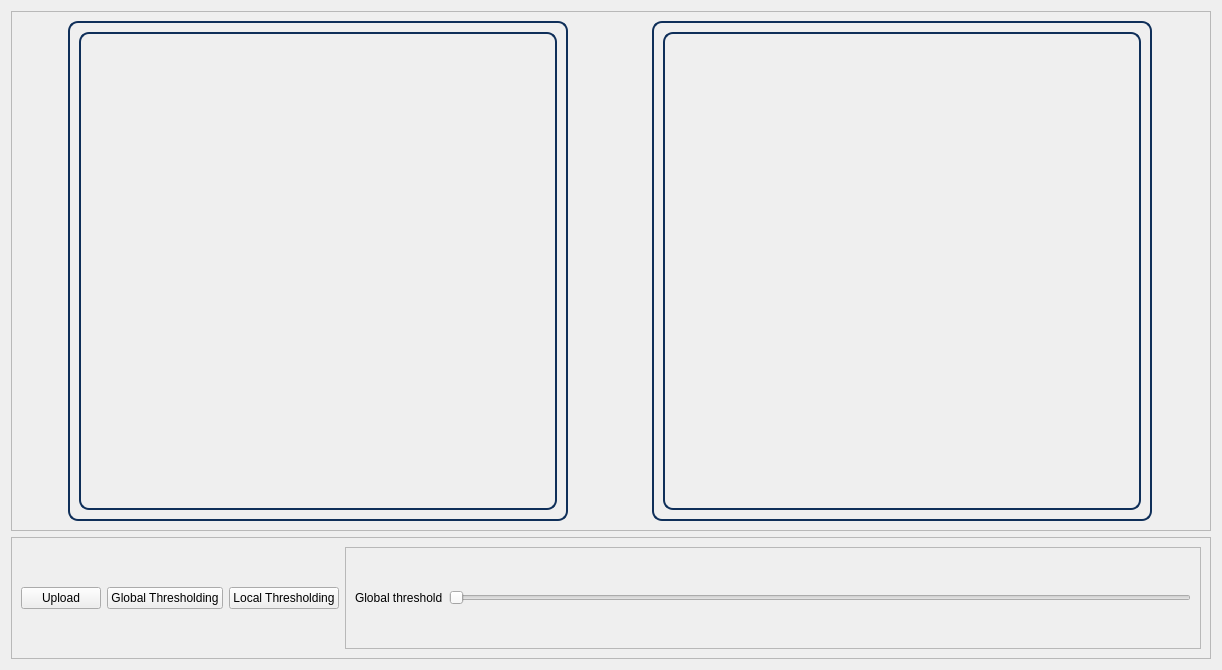
<?xml version="1.0" encoding="UTF-8"?>
<ui version="4.0">
 <class>ThresholdWidget</class>
 <widget class="QWidget" name="ThresholdWidget">
  <property name="geometry">
   <rect>
    <x>0</x>
    <y>0</y>
    <width>1222</width>
    <height>670</height>
   </rect>
  </property>
  <property name="windowTitle">
   <string>Form</string>
  </property>
  <layout class="QVBoxLayout" name="verticalLayout">
   <item>
    <widget class="QFrame" name="frame_7">
     <property name="frameShape">
      <enum>QFrame::StyledPanel</enum>
     </property>
     <property name="frameShadow">
      <enum>QFrame::Raised</enum>
     </property>
     <layout class="QHBoxLayout" name="horizontalLayout_4">
      <item>
       <widget class="QFrame" name="frame_8">
        <property name="minimumSize">
         <size>
          <width>500</width>
          <height>500</height>
         </size>
        </property>
        <property name="maximumSize">
         <size>
          <width>500</width>
          <height>500</height>
         </size>
        </property>
        <property name="styleSheet">
         <string notr="true">
           border: 2px solid rgb(15, 47, 89);
          border-radius: 10px;
      </string>
        </property>
        <property name="frameShape">
         <enum>QFrame::StyledPanel</enum>
        </property>
        <property name="frameShadow">
         <enum>QFrame::Raised</enum>
        </property>
        <layout class="QVBoxLayout" name="verticalLayout_2">
         <item>
          <widget class="QLabel" name="originalImage">
           <property name="text">
            <string/>
           </property>
          </widget>
         </item>
        </layout>
       </widget>
      </item>
      <item>
       <spacer name="horizontalSpacer_3">
        <property name="orientation">
         <enum>Qt::Horizontal</enum>
        </property>
        <property name="sizeType">
         <enum>QSizePolicy::Minimum</enum>
        </property>
        <property name="sizeHint" stdset="0">
         <size>
          <width>31</width>
          <height>20</height>
         </size>
        </property>
       </spacer>
      </item>
      <item>
       <widget class="QFrame" name="frame_9">
        <property name="minimumSize">
         <size>
          <width>500</width>
          <height>500</height>
         </size>
        </property>
        <property name="maximumSize">
         <size>
          <width>500</width>
          <height>500</height>
         </size>
        </property>
        <property name="styleSheet">
         <string notr="true">
           border: 2px solid rgb(15, 47, 89);
          border-radius: 10px;
      </string>
        </property>
        <property name="frameShape">
         <enum>QFrame::StyledPanel</enum>
        </property>
        <property name="frameShadow">
         <enum>QFrame::Raised</enum>
        </property>
        <layout class="QVBoxLayout" name="verticalLayout_3">
         <item>
          <widget class="QLabel" name="processedImage">
           <property name="text">
            <string/>
           </property>
          </widget>
         </item>
        </layout>
       </widget>
      </item>
     </layout>
    </widget>
   </item>
   <item>
    <widget class="QFrame" name="frame">
     <property name="frameShape">
      <enum>QFrame::StyledPanel</enum>
     </property>
     <property name="frameShadow">
      <enum>QFrame::Raised</enum>
     </property>
     <layout class="QHBoxLayout" name="horizontalLayout_3">
      <item>
       <layout class="QHBoxLayout" name="horizontalLayout">
        <item>
         <widget class="QPushButton" name="uploadBtn">
          <property name="text">
           <string>Upload</string>
          </property>
         </widget>
        </item>
        <item>
         <widget class="QPushButton" name="globalThresholdBtn">
          <property name="text">
           <string>Global Thresholding</string>
          </property>
         </widget>
        </item>
        <item>
         <widget class="QPushButton" name="localThresholdBtn">
          <property name="text">
           <string>Local Thresholding</string>
          </property>
         </widget>
        </item>
       </layout>
      </item>
      <item>
       <widget class="QFrame" name="frame_2">
        <property name="frameShape">
         <enum>QFrame::StyledPanel</enum>
        </property>
        <property name="frameShadow">
         <enum>QFrame::Raised</enum>
        </property>
        <layout class="QHBoxLayout" name="horizontalLayout_2">
         <item>
          <widget class="QLabel" name="label">
           <property name="text">
            <string>Global threshold</string>
           </property>
          </widget>
         </item>
         <item>
          <widget class="QSlider" name="radiusSLider">
           <property name="orientation">
            <enum>Qt::Horizontal</enum>
           </property>
          </widget>
         </item>
        </layout>
       </widget>
      </item>
     </layout>
    </widget>
   </item>
  </layout>
 </widget>
 <resources/>
 <connections/>
</ui>
